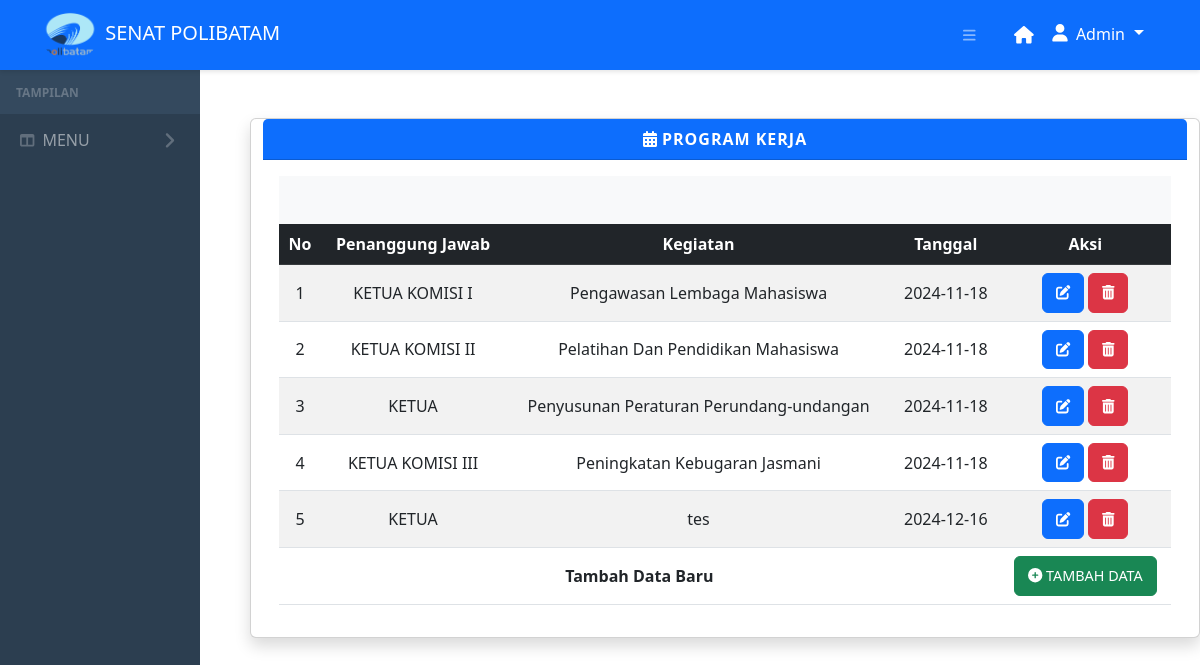
The page /dashboard/program.php (signed in) on the database its author committed.
### tables this page shows
CREATE TABLE `program` (
    `id_program` int(11) AUTO_INCREMENT,
    `kegiatan` varchar(50),
    `tanggal` date,
    `p_jawab` int(11),
    PRIMARY KEY (id_program),
    FOREIGN KEY (p_jawab) REFERENCES struktur(Id_struktur)
);

CREATE TABLE `struktur` (
    `Id_struktur` int(11) AUTO_INCREMENT,
    `jabatan` varchar(50),
    `nama` varchar(100),
    `Email` varchar(100),
    PRIMARY KEY (Id_struktur)
);

### dashboard/program.php (the view, shortened to what this page needs)
<?php
if (isset($_SESSION['id_senat']) && isset($_SESSION['email'])){
require('db.php');
?>
<!DOCTYPE html>
<html lang="en">
    <head>
        <link href="https://cdn.jsdelivr.net/npm/simple-datatables@7.1.2/dist/style.min.css" rel="stylesheet" />
        <link href="css/styles.css" rel="stylesheet" />
    </head>
    <body class="sb-nav-fixed">
    <nav class="sb-topnav navbar navbar-expand navbar-dark bg-primary">
    <a class="navbar-brand ps-3" href="index.php">
        <img src="logo_polibatam.png" width="60" class="logo">
        SENAT POLIBATAM
    </a>
<div class="ms-auto d-flex align-items-center">
    <button class="btn btn-link btn-sm me-3" id="sidebarToggle">
        <i class="fas fa-bars"></i>
    </button>
</div>
<ul class="navbar-nav ms-auto ms-md-0 me-3 me-lg-4">
    <li class="nav-item">
        <a class="nav-link" href="index.php">
            <i class="fas fa-home"></i>
        </a>
    </li>
    <li class="nav-item dropdown">
        <a class="nav-link dropdown-toggle" id="navbarDropdown" href="#" role="button" data-bs-toggle="dropdown" aria-expanded="false">
            <i class="fas fa-user fa-fw"></i>
            <span class="user-name">Admin</span>
        </a>
    </li>
</ul>
</nav>
</body>
        <div id="layoutSidenav">
    <div id="layoutSidenav_nav">
        <nav class="sb-sidenav accordion sb-sidenav-dark" id="sidenavAccordion">
            <div class="sb-sidenav-menu">
                <div class="nav">
                    <div class="sb-sidenav-menu-heading text-uppercase">tampilan</div>
                    <a class="nav-link collapsed nav-link" href="index.php" data-bs-toggle="collapse" data-bs-target="#collapseLayouts" aria-expanded="false" aria-controls="collapseLayouts">
                        <div class="sb-nav-link-icon"><i class="fas fa-columns"></i></div>
                        MENU
                        <div class="sb-sidenav-collapse-arrow"><i class="fas fa-angle-down"></i></div>
                    </a>
                </div>
            </div>
        </nav>
    </div>
</div>
<div id="layoutSidenav_content">
            <main>
    <div class="container my-5">
        <div class="row text-center mb-4">
            <div class="card shadow mb-4">
                <div class="card-header bg-primary text-white">
                    <i class="fas fa-calendar-alt"></i>
                    <b>PROGRAM KERJA</b>
                </div>
                <div class="card-body">
                    <div class="table-responsive">
                        <table class="table table-striped table-hover text-center align-middle">
                            <thead class="table-dark">
                                <tr>
                                    <th>No</th>
                                    <th>Penanggung Jawab</th>
                                    <th>Kegiatan</th>
                                    <th>Tanggal</th>
                                    <th>Aksi</th>
                                </tr>
                            </thead>
                            <tbody>
<?php
            $sql = "SELECT program.*, struktur.jabatan AS p_jawab
            FROM program
            LEFT JOIN struktur ON program.p_jawab = struktur.Id_struktur";
            $result = $conn->query($sql);
            $no = 1;
            if ($result->num_rows > 0) {
                while ($row = $result->fetch_assoc()) {
                    echo "<tr>";
                    echo "<td>" . $no++ . "</td>";
                    echo "<td>" . htmlspecialchars($row['p_jawab']) . "</td>";
                    echo "<td>" . htmlspecialchars($row['kegiatan']) . "</td>";
                    echo "<td>" . htmlspecialchars($row['tanggal']) . "</td>";
                    echo "<td>
                           <button
                    type='button'
                    class='btn btn-primary edit-button'
                    data-id='" . $row['id_program'] . "'
                    data-p_jawab='" . htmlspecialchars($row['p_jawab']) . "'
                    data-kegiatan='" . htmlspecialchars($row['kegiatan']) . "'
                    data-tanggal='" . htmlspecialchars($row['tanggal']) . "'
                    data-bs-toggle='modal'
                    data-bs-target='#editModal'>
                    <i class='fa-solid fa-pen-to-square'></i>
                </button>
                </a>
               <button type='button' class='btn btn-danger' data-bs-toggle='modal' data-bs-target='#confirmDeleteModal' data-id='" . $row['id_program'] . "'>
                    <i class='fa-solid fa-trash-can'></i>
                </button>
                          </td>";
                    echo "</tr>";
                }
            } else {
                echo "<tr><td colspan='3'>Tidak ada data</td></tr>";
            }
            echo "<tr>";
echo "<td colspan='4' class='text-center'><strong>Tambah Data Baru</strong></td>";
echo "<td>";
echo "<button
         type='button'
         class='btn btn-success'
         data-bs-toggle='modal'
         data-bs-target='#addModal'>
         <i class='fa-solid fa-circle-plus'></i> TAMBAH DATA
     </button>";
echo "</td>";
echo "</tr>";
?>
 </tbody>
        <footer class="py-4 bg-light mt-auto">
</body>
</html>
<?php
} else{
    header("Location: ../login.php");
    exit();
}
?>

### dashboard/program.php (style rules this page uses)
.navbar-brand .logo { border-radius: 50%; transition: transform 0.3s ease; }
.navbar { padding: 0.8rem 1.5rem; background-color: #007BFF; box-shadow: 0 2px 4px rgba(0, 0, 0, 0.1); }
.nav-link { font-size: 1.1rem; font-weight: 600; color: white; transition: all 0.3s ease; }
.user-name { font-size: 1rem; font-weight: 500; color: #fff; }
.nav-item.dropdown a { padding: 10px 15px; }
.nav-item .nav-link { font-size: 1.1rem; font-weight: 600; color: white; transition: all 0.3s ease; }
.sb-sidenav-dark { background-color: #2C3E50; color: #ECF0F1; }
.sb-sidenav { width: 200px; }
#layoutSidenav_content { padding-left: 250px; }
.sb-sidenav-menu-heading { font-size: 1.1rem; font-weight: bold; padding: 10px 15px; background-color: #34495E; color: #BDC3C7; }
.nav-link { padding: 12px 20px; font-size: 1rem; font-weight: 500; color: #BDC3C7; transition: all 0.3s ease; }
.sb-nav-link-icon { margin-right: 10px; color: #BDC3C7; }
.nav-link .sb-nav-link-icon { font-size: 1.2rem; }
.sb-sidenav-collapse-arrow { color: #BDC3C7; font-size: 1.2rem; }
#layoutSidenav_content { padding-top: 70px; }
#layoutSidenav_nav { height: 100%; }
.sb-topnav { height: 70px; position: fixed; width: 100%; z-index: 1000; }
body { margin: 0; padding: 0; display: flex; flex-direction: column; height: 100vh; }

### rows shown on the page
program: p_jawab.jabatan "KETUA KOMISI I", kegiatan "Pengawasan Lembaga Mahasiswa", tanggal "2024-11-18"
program: p_jawab.jabatan "KETUA KOMISI II", kegiatan "Pelatihan Dan Pendidikan Mahasiswa", tanggal "2024-11-18"
program: p_jawab.jabatan "KETUA", kegiatan "Penyusunan Peraturan Perundang-undangan", tanggal "2024-11-18"
program: p_jawab.jabatan "KETUA KOMISI III", kegiatan "Peningkatan Kebugaran Jasmani", tanggal "2024-11-18"
program: p_jawab.jabatan "KETUA", kegiatan "tes", tanggal "2024-12-16"
